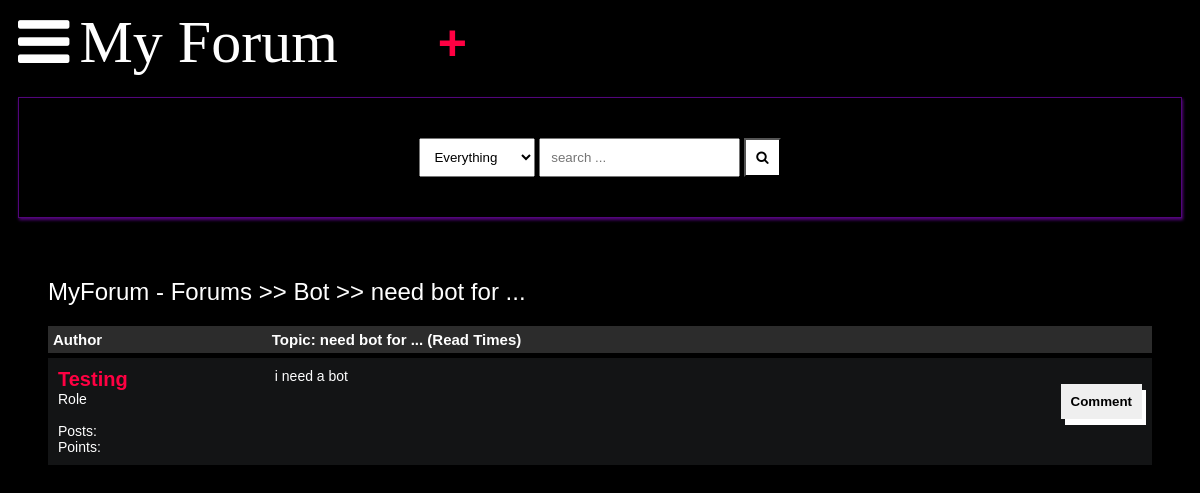
Page /detail/need-bot-for/ (signed in) on the earlier database version.
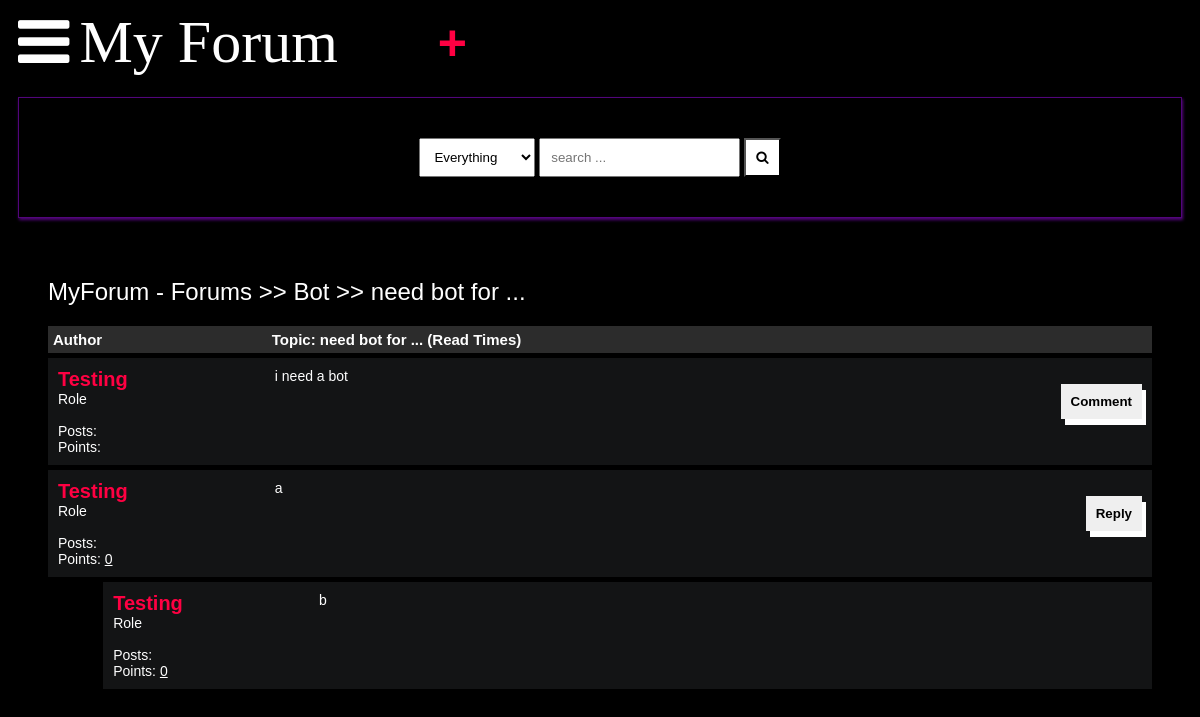
Same page on the later database version.
### main/models.py (models this page shows, shortened)
class Post(models.Model):
    title = models.CharField(max_length=400)
    slug = models.SlugField(max_length=400, unique=True, blank=True)
    user = models.ForeignKey(Author, on_delete=models.CASCADE)
    content = HTMLField()
    categories = models.ManyToManyField(Category)
    date = models.DateTimeField(auto_now_add=True)
    approved = models.BooleanField(default=True)
    hit_count_generic = GenericRelation(HitCount, object_id_field='object_pk',
        related_query_name='hit_count_generic_relation'
    )
    tags = TaggableManager()
    comments = models.ManyToManyField(Comment, blank=True)
    def get_url(self):
        return reverse("detail", kwargs={
            "slug":self.slug
        })

class Category(models.Model):
    title = models.CharField(max_length=50)
    slug = models.SlugField(max_length=400, unique=True, blank=True)
    description = models.TextField(default="description")
    class Meta:
        verbose_name_plural = "categories"
    def __str__(self):
        return self.title
    def get_url(self):
        return reverse("posts", kwargs={
            "slug":self.slug
        })

class Author(models.Model):
    user = models.ForeignKey(User, on_delete=models.CASCADE)
    fullname = models.CharField(max_length=40, blank=True)
    slug = slug = models.SlugField(max_length=400, unique=True, blank=True)
    bio = HTMLField()
    points = models.IntegerField(default=0)
    profile_pic = ResizedImageField(size=[50, 80], quality=100, upload_to="authors", default=None, null=True, blank=False)

class Comment(models.Model):
    user = models.ForeignKey(Author, on_delete=models.CASCADE)
    content = models.TextField()
    date = models.DateTimeField(auto_now_add=True)
    replies = models.ManyToManyField(Reply, blank=True)

class Reply(models.Model):
    user = models.ForeignKey(Author, on_delete=models.CASCADE)
    content = models.TextField()
    date = models.DateTimeField(auto_now_add=True)
    class Meta:
        verbose_name_plural = "replies"

### main/views.py (the view)
# urls.py: path("detail/<slug>/", detail, name="detail"),
def detail(request, slug):
    post = get_object_or_404(Post, slug = slug)
    author = Author.objects.get(user=request.user)
    if "comment-form" in request.POST:
        comment = request.POST.get("comment")
        new_comment, created = Comment.objects.get_or_create(user=author, content=comment)
        post.comments.add(new_comment.id)
    if "reply-form" in request.POST:
        reply = request.POST.get("reply")
        comment_id = request.POST.get("comment-id")
        comment_obj = Comment.objects.get(id=comment_id)
        new_reply, created = Reply.objects.get_or_create(user=author, content=reply)
        comment_obj.replies.add(new_reply.id)
    context = {
        "post":post,
        "title": post.title
    }
    update_views(request, post)
    return render(request, "detail.html", context)

### main/utils.py (called while the page is built)
def update_views(request, object):
    context ={}
    hit_count = get_hitcount_model().objects.get_for_object(object)
    hits = hit_count.hits
    hitcontext = context["hitcount"] = {"pk": hit_count.pk}
    hit_count_response = HitCountMixin.hit_count(request, hit_count)
    if hit_count_response.hit_counted:
        hits = hits+1
        hitcontext["hitcounted"] = hit_count_response.hit_counted
        hitcontext["hit_message"] = hit_count_response.hit_message
        hitcontext["total_hits"] = hits

### templates/detail.html (shortened to what this page needs)
{% extends 'base.html' %}
{% load hitcount_tags %}
{% block content %}
    <div class="container">
        <div class="navigate">
            <span><a href="{% url 'home' %}">MyForum - Forums</a> >> <a href="{{post.categories.all.0.get_url}}">{{post.categories.all.0}}</a> >> <a href="{{post.get_url}}">{{post.title}}</a></span>
        </div>
        <div class="topic-container">
            <div class="head">
                <div class="authors">Author</div>
                <div class="content">Topic: {{post.title}} (Read {% get_hit_count for post %} Times)</div>
            </div>
            <div class="body">
                <div class="authors">
                    <div class="username"><a href="">{{post.user.fullname|title}}</a></div>
                    <div>Role</div>
                    <div>Posts: <u>{{comment.user.num_posts}}</u></div>
                    <div>Points: <u>{{comment.user.points}}</u></div>
                </div>
                <div class="content">
                    {{post.content|safe}}
                    <div class="comment">
                        <button onclick="showComment()">Comment</button>
                    </div>
                </div>
            </div>
        </div>
        {% for comment in post.comments.all %}
        <div class="comments-container">
            <div class="body">
                <div class="authors">
                    <div class="username"><a href="">{{comment.user.fullname|title}}</a></div>
                    <div>Role</div>
                    <div>Posts: <u>{{comment.user.num_posts}}</u></div>
                    <div>Points: <u>{{comment.user.points}}</u></div>
                </div>
                <div class="content">
                    {{comment.content}}
                    <br>
                    <div class="comment">
                        <button onclick="showReplies('comment{{comment.id}}')">Reply</button>
                    </div>
                </div>
            </div>
        </div>
        {% for reply in comment.replies.all %}
        <div class="comments-container" style="width: 95%;  margin-left:5%;">
            <div class="body">
                <div class="authors">
                    <div class="username"><a href="">{{reply.user.fullname|title}}</a></div>
                    <div>Role</div>
                    <div>Posts: <u>{{reply.user.num_posts}}</u></div>
                    <div>Points: <u>{{reply.user.points}}</u></div>
                </div>
                <div class="content">
                    {{reply.content}}
                    <br>
                </div>
            </div>
        </div>
        {% endfor %}
        {% endfor %}
    </div>
    {% endblock content %}

### templates/base.html (shortened to what this page needs)
{% load static %}
<!DOCTYPE html>
<html lang="en">
<head>
    <link rel="stylesheet" href="{% static 'style.css' %}">
    <link rel="stylesheet" href="https://cdnjs.cloudflare.com/ajax/libs/font-awesome/4.7.0/css/font-awesome.min.css">
</head>
<body>
    <header>
        <div class="navbar">
            <a class="bar-icon" id="iconBar" onclick="hideIconBar()"><i class="fa fa-bars"></i></a>
            <div class="brand">My Forum</div>
            {% if user.is_authenticated %}
            <div style="font-size:50px; font-weight:300px; margin-left:100px;"><a href="{% url 'create_post' %}">+</a></div>
            {% endif %}
        </div>
        <div class="search-box">
            <div>
                <select name="" id="">
                    <option value="Everything">Everything</option>
                </select>
                <input type="text" name="q" placeholder="search ...">
                <button><i class="fa fa-search"></i></button>
            </div>
        </div>
    </header>
    {% block content %}
    {% endblock content %}
</body>
</html>

### static/style.css (style rules this page uses)
* { box-sizing: border-box; }
html { font-size: 14px; font-family: Arial, Helvetica, sans-serif; background-color:rgb(0,0,0); color:#FEFEFE; }
a { color:#FF0042; font-weight: bolder; text-decoration: none; }
.container { margin: 20px; padding: 20px; }
header { margin-inline: 10px; }
.navbar { display:flex; align-items: center; }
.bar-icon { font-size: 60px; display: inline-block; margin-right:10px; color: #fff; cursor: pointer; }
.brand { font-size:60px; display: inline-block; font-family:aquire; }
.search-box { border: solid 1px #52057b; margin-top: 20px; padding: 40px; display:flex; justify-content: center; box-shadow:1px 2px 3px #52057b; }
.search-box select { padding: 10px; }
.search-box input { padding: 10px; }
.search-box button { padding: 10px; background-color:#fff; color:#000000; }
.navigate { margin-block: 20px; font-weight: lighter; font-size: 24px; }
.navigate a { color: #fff; }
.head { display: flex; background-color: #2C2C2C; padding: 5px; font-weight: bold; font-size: 15px; }
.authors { flex: 20%; }
.content { flex: 80%; }
.body { display: flex; background-color: #131415; padding: 10px; margin-top: 5px; }
.body .authors .username { font-size: 20px; }
.body .content .comment button { border:none; padding:10px; font-weight: bolder; box-shadow: 4px 6px #fff; cursor: pointer; float: right; }

Differences in the rows shown:
added Comment: user.fullname "Testing", user.points "0", content "a"
added Reply: user.fullname "Testing", user.points "0", content "b"
